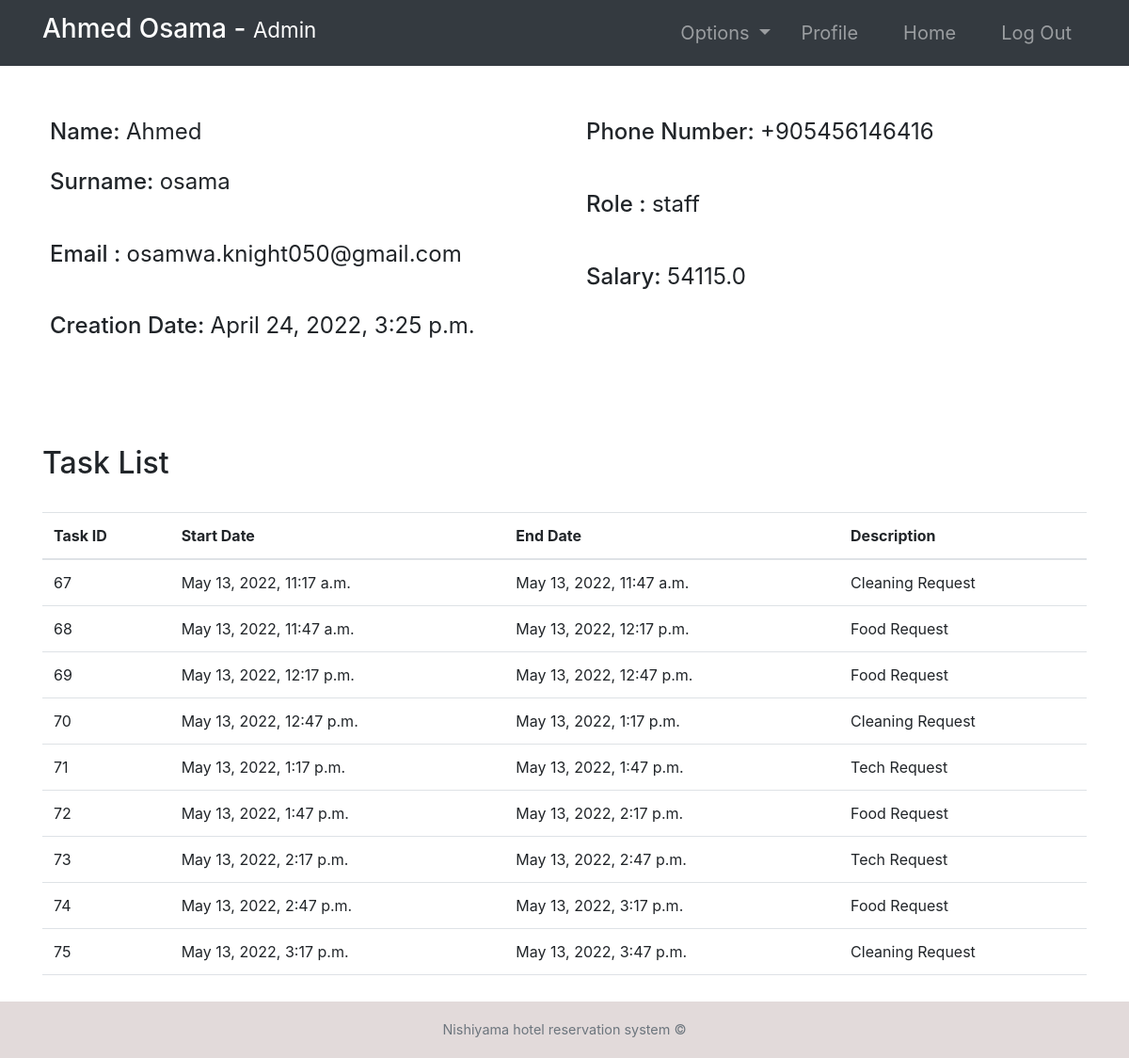
Screenshot of /employee-profile/10/ (signed in) with the database file from the repository.
### accounts/models.py (models this page shows, shortened)
class Employee(models.Model):
    user = models.OneToOneField(User, null=True, on_delete=models.CASCADE)
    phoneNumber = PhoneNumberField(unique=True)
    salary = models.FloatField()

class Task(models.Model):
    employee = models.ForeignKey(
        Employee,   null=True, on_delete=models.CASCADE)
    startTime = models.DateTimeField()
    endTime = models.DateTimeField()
    description = models.TextField()

### accounts/views.py (the view, shortened to what this page needs)
# urls.py: path('employee-profile/<str:pk>/', employee_details, name="employee-profile"),
@login_required(login_url='login')
def employee_details(request, pk):
    role = str(request.user.groups.all()[0])
    path = role + "/"
    tempUser = User.objects.get(id=pk)
    employee = Employee.objects.get(user=tempUser)
    tasks = Task.objects.filter(employee=employee)
    context = {
        "role": role,
        "employee": employee,
        "tasks": tasks
    }
    return render(request, path + "employee-profile.html", context)

### Templates/admin/employee-profile.html
{% extends '../index.html' %}
{% block context %}
{% include '../common_pages/employee-profile.html' %}
{% endblock %}

### Templates/incs/nav.html (shortened to what this page needs)
<link rel="stylesheet" href="https://cdn.jsdelivr.net/npm/bootstrap@4.6.0/dist/css/bootstrap.min.css"
>
<nav class="navbar navbar-dark bg-dark navbar-expand-lg py-1 " role="navigation" >
    <div class="container" >
        <a href="" class="navbar-brand">
            <h3 class="text-capitalize">
                {{ request.user.first_name }} {{ request.user.last_name }} -
                <small>
                    {{ role }}
                </small>
            </h3>
        </a>
        <div class="collapse navbar-collapse" id="navbarTags">
            <ul class="navbar-nav ml-auto">
                <li class="nav-item dropdown p-2">
                    <a class="nav-link dropdown-toggle" href="#" id="navbarDropdown" role="button"
                        data-toggle="dropdown" aria-haspopup="true" aria-expanded="false">
                        Options
                    </a>
                </li>
                <li class="nav-item mr-3 p-2">
                    {% if role == 'staff' or role == 'receptionist' or role == 'admin' or role == 'manager' %}
                    <a href="{% url 'employee-profile' user.id %}" class="nav-link">Profile</a>
                    {% endif %}
                </li>
                <li class="nav-item mr-3 p-2">
                    <a href="{% url 'Home'  %}" class="nav-link">Home</a>
                </li>
                <li class="nav-item p-2 ">
                    <a href="{% url 'logout' %}" class="nav-link">Log Out</a>
                </li>
            </ul>
        </div>
    </div>
</nav>

### Templates/common_pages/employee-profile.html (shortened to what this page needs)
<div class="container">
    <form action="" method="POST">
        <div class="row mt-5 clearfix">
            <div class="col-6">
                <div class="p-2 h4">
                    <span>Name:</span>
                    {% if employee.user.id != request.user.id %}
                    <span class="font-weight-normal">{{employee.user.first_name}} </span>
                    {% else %}
                    <input type="text" class="form-control border border-secondary" id="id_first_name"
                        value="{{employee.user.first_name}}" name="first_name">
                    {% endif %}
                </div>
                <div class="p-2 h4">
                    <span>Surname:</span>
                    {% if employee.user.id != request.user.id %}
                    <span class="font-weight-normal"> {{employee.user.last_name}}</span>
                    {% else %}
                    <input type="text" class="form-control border border-secondary" id="id_last_name"
                        value="{{employee.user.last_name}}" name="last_name">
                    {% endif %}
                </div>
                <br>
                <div class="p-2 h4">
                    <span>Email :</span>
                    <span class="font-weight-normal">{{employee.user.email}}</span>
                </div>
                <br>
                <div class="p-2 h4">
                    <span>Creation Date:</span>
                    <span class="font-weight-normal">{{employee.user.date_joined}}</span>
                </div>
            </div>
            <div class="col-6">
                <div class="p-2 h4">
                    <span>Phone Number: </span>
                    {% if employee.user.id != request.user.id %}
                    <span class="font-weight-normal">{{employee.phoneNumber}}</span>
                    {% else %}
                    <input type="text" class="form-control border border-secondary" id="id_phoneNumber"
                        value="{{employee.phoneNumber}}" name="phoneNumber">
                    {% endif %}
                </div>
                <br>
                <div class="p-2 h4">
                    <span>Role :</span>
                    <span class="font-weight-normal">{{employee.user.groups.first}}</span>
                </div>
                <br>
                <div class="p-2 h4">
                    <span>Salary:</span>
                    <span class="font-weight-normal">{{employee.salary}}</span>
                </div>
            </div>
        </div>
        <br>
    </form>
    <br>
    {% if role == 'staff' or request.user != employee.user %}
    <div class="table-responsive my-5">
        <div class="table-header row">
            <div class="col-sm-12 col-md-12 col-lg-4 mb-4">
                <h2>Task List</h2>
            </div>
        </div>
        <table class="table table-hover">
            <thead>
                <tr>
                    <th>Task ID</th>
                    <th>Start Date</th>
                    <th>End Date</th>
                    <th>Description</th>
                </tr>
            </thead>
            <tbody>
                {% for tasks in tasks %}
                <tr>
                    <td>{{tasks.id}}</td>
                    <td>{{tasks.startTime}}</td>
                    <td>{{tasks.endTime}}</td>
                    <td>{{tasks.description}}</td>
                </tr>
                {% endfor %}
            </tbody>
        </table>
    </div>
    {% endif %}
</div>

### static/css/main.css (style rules this page uses)
* { margin: 0; padding: 0; -webkit-font-smoothing: antialiased; }
.clearfix { overflow: auto; }
body { position: relative; }
nav .nav-item { font-size: 20px; }

### rows the page displays
Employee: user.first_name "Ahmed", user.last_name "osama", user.email "osamwa.knight050@gmail.com", user.date_joined "April 24, 2022, 3:25 p.m.", phoneNumber "+905456146416", user.groups.first "staff", salary "54115.0"
Task: id "67", startTime "May 13, 2022, 11:17 a.m.", endTime "May 13, 2022, 11:47 a.m.", description "Cleaning Request"
Task: id "68", startTime "May 13, 2022, 11:47 a.m.", endTime "May 13, 2022, 12:17 p.m.", description "Food Request"
Task: id "69", startTime "May 13, 2022, 12:17 p.m.", endTime "May 13, 2022, 12:47 p.m.", description "Food Request"
Task: id "70", startTime "May 13, 2022, 12:47 p.m.", endTime "May 13, 2022, 1:17 p.m.", description "Cleaning Request"
Task: id "71", startTime "May 13, 2022, 1:17 p.m.", endTime "May 13, 2022, 1:47 p.m.", description "Tech Request"
Task: id "72", startTime "May 13, 2022, 1:47 p.m.", endTime "May 13, 2022, 2:17 p.m.", description "Food Request"
Task: id "73", startTime "May 13, 2022, 2:17 p.m.", endTime "May 13, 2022, 2:47 p.m.", description "Tech Request"
Task: id "74", startTime "May 13, 2022, 2:47 p.m.", endTime "May 13, 2022, 3:17 p.m.", description "Food Request"
Task: id "75", startTime "May 13, 2022, 3:17 p.m.", endTime "May 13, 2022, 3:47 p.m.", description "Cleaning Request"

### other values shown
{{ request.user.first_name }} "Ahmed"
{{ request.user.last_name }} "Osama"
{{ role }} "Admin"
